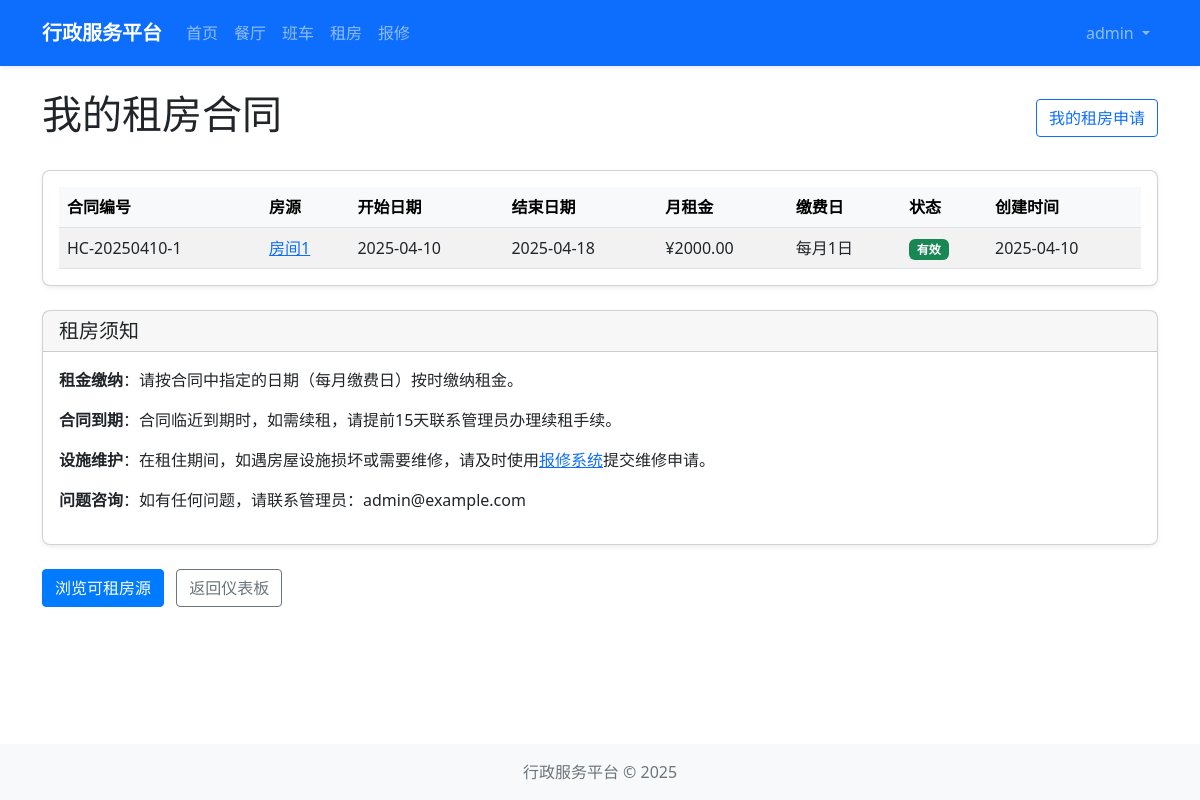
Screenshot of /housing/my-contracts (signed in) with the database file from the repository.
### models/user.py (models this page shows, shortened)
class User(UserMixin, db.Model):
    __tablename__ = 'users'
    id = db.Column(db.Integer, primary_key=True)
    username = db.Column(db.String(64), unique=True, nullable=False)
    email = db.Column(db.String(120), unique=True, nullable=False)
    password_hash = db.Column(db.String(128))
    role = db.Column(db.String(20), default='user')  # 'admin' or 'user'
    created_at = db.Column(db.DateTime, default=datetime.utcnow)
    def is_admin(self):
        return self.role == 'admin'

### models/housing.py (models this page shows, shortened)
class HousingContract(db.Model):
    __tablename__ = 'housing_contracts'
    id = db.Column(db.Integer, primary_key=True)
    application_id = db.Column(db.Integer, db.ForeignKey('housing_applications.id'), nullable=False)
    contract_number = db.Column(db.String(50), unique=True)
    start_date = db.Column(db.Date, nullable=False)
    end_date = db.Column(db.Date, nullable=False)
    monthly_payment = db.Column(db.Float, nullable=False)
    payment_day = db.Column(db.Integer, default=1)  # 每月几号付款
    status = db.Column(db.String(20), default='active')  # active, terminated, expired
    notes = db.Column(db.Text)
    created_at = db.Column(db.DateTime, default=datetime.utcnow)
    application = db.relationship('HousingApplication', backref=db.backref('contract', uselist=False))

class Housing(db.Model):
    __tablename__ = 'housing'
    id = db.Column(db.Integer, primary_key=True)
    name = db.Column(db.String(100), nullable=False)
    address = db.Column(db.String(200), nullable=False)
    type = db.Column(db.String(50))  # apartment, dormitory, house, etc.
    area = db.Column(db.Float)  # 面积，单位平方米
    floor = db.Column(db.Integer)
    rooms = db.Column(db.Integer)  # 房间数
    price = db.Column(db.Float, nullable=False)
    deposit = db.Column(db.Float)
    is_furnished = db.Column(db.Boolean, default=False)
    facilities = db.Column(db.Text)  # 设施，以逗号分隔
    description = db.Column(db.Text)
    status = db.Column(db.String(20), default='available')  # available, occupied, maintenance
    created_at = db.Column(db.DateTime, default=datetime.utcnow)
    photos = db.relationship('HousingPhoto', backref='housing', lazy=True, cascade='all, delete-orphan')

### routes/housing.py (the view)
@housing_bp.route('/my-contracts')
@login_required
def my_contracts():
    contracts = HousingContract.query.join(HousingApplication).filter(HousingApplication.user_id == current_user.id).all()
    return render_template('housing/my_contracts.html', contracts=contracts)

### extensions.py (called while the page is built)
def init_extensions(app):
    db.init_app(app)
    login_manager.init_app(app)
    csrf.init_app(app)
    login_manager.login_view = 'auth.login'
    from models.user import User
    @login_manager.user_loader
    def load_user(user_id):
        return User.query.get(int(user_id))

### templates/housing/my_contracts.html (shortened to what this page needs)
{% extends "layout.html" %}
{% block content %}
<div class="row">
    <div class="col-12">
        <div class="d-flex justify-content-between align-items-center mb-4">
            <h1>我的租房合同</h1>
            <a href="{{ url_for('housing.my_applications') }}" class="btn btn-outline-primary">我的租房申请</a>
        </div>
        {% if contracts %}
            <div class="card">
                <div class="card-body">
                    <div class="table-responsive">
                        <table class="table table-striped table-hover">
                            <thead class="table-light">
                                <tr>
                                    <th>合同编号</th>
                                    <th>房源</th>
                                    <th>开始日期</th>
                                    <th>结束日期</th>
                                    <th>月租金</th>
                                    <th>缴费日</th>
                                    <th>状态</th>
                                    <th>创建时间</th>
                                </tr>
                            </thead>
                            <tbody>
                                {% for contract in contracts %}
                                    <tr>
                                        <td>{{ contract.contract_number }}</td>
                                        <td>
                                            <a href="{{ url_for('housing.detail', id=contract.application.housing.id) }}">
                                                {{ contract.application.housing.name }}
                                            </a>
                                        </td>
                                        <td>{{ contract.start_date.strftime('%Y-%m-%d') }}</td>
                                        <td>{{ contract.end_date.strftime('%Y-%m-%d') }}</td>
                                        <td>¥{{ "%.2f"|format(contract.monthly_payment) }}</td>
                                        <td>每月{{ contract.payment_day }}日</td>
                                        <td>
                                            {% if contract.status == 'active' %}
                                                <span class="badge bg-success">有效</span>
                                            {% elif contract.status == 'expired' %}
                                                <span class="badge bg-warning">已过期</span>
                                            {% elif contract.status == 'terminated' %}
                                                <span class="badge bg-danger">已终止</span>
                                            {% else %}
                                                <span class="badge bg-secondary">{{ contract.status }}</span>
                                            {% endif %}
                                        </td>
                                        <td>{{ contract.created_at.strftime('%Y-%m-%d') }}</td>
                                    </tr>
                                {% endfor %}
                            </tbody>
                        </table>
                    </div>
                </div>
            </div>
            <div class="mt-4">
                <div class="card">
                    <div class="card-header">
                        <h5 class="card-title mb-0">租房须知</h5>
                    </div>
                    <div class="card-body">
                        <p><strong>租金缴纳</strong>：请按合同中指定的日期（每月缴费日）按时缴纳租金。</p>
                        <p><strong>合同到期</strong>：合同临近到期时，如需续租，请提前15天联系管理员办理续租手续。</p>
                        <p><strong>设施维护</strong>：在租住期间，如遇房屋设施损坏或需要维修，请及时使用<a href="{{ url_for('repair.index') }}">报修系统</a>提交维修申请。</p>
                        <p><strong>问题咨询</strong>：如有任何问题，请联系管理员：admin@example.com</p>
                    </div>
                </div>
            </div>
        {% endif %}
        <div class="mt-4">
            <a href="{{ url_for('housing.index') }}" class="btn btn-primary">浏览可租房源</a>
            <a href="{{ url_for('main.dashboard') }}" class="btn btn-outline-secondary ms-2">返回仪表板</a>
        </div>
    </div>
</div>
{% endblock %}

### templates/layout.html (shortened to what this page needs)
<!DOCTYPE html>
<html lang="zh-CN">
<head>
    <link href="https://cdn.jsdelivr.net/npm/bootstrap@5.2.3/dist/css/bootstrap.min.css" rel="stylesheet">
    <link rel="stylesheet" href="{{ url_for('static', filename='css/style.css') }}">
</head>
<body>
    <nav class="navbar navbar-expand-lg navbar-dark bg-primary">
        <div class="container">
            <a class="navbar-brand" href="{{ url_for('main.index') }}">行政服务平台</a>
            <div class="collapse navbar-collapse" id="navbarSupportedContent">
                <ul class="navbar-nav me-auto mb-2 mb-lg-0">
                    <li class="nav-item">
                        <a class="nav-link" href="{{ url_for('main.index') }}">首页</a>
                    </li>
                    <li class="nav-item">
                        <a class="nav-link" href="{{ url_for('restaurant.index') }}">餐厅</a>
                    </li>
                    <li class="nav-item">
                        <a class="nav-link" href="{{ url_for('shuttle.index') }}">班车</a>
                    </li>
                    <li class="nav-item">
                        <a class="nav-link" href="{{ url_for('housing.index') }}">租房</a>
                    </li>
                    <li class="nav-item">
                        <a class="nav-link" href="{{ url_for('repair.index') }}">报修</a>
                    </li>
                </ul>
                <ul class="navbar-nav ms-auto">
                    {% if current_user.is_authenticated %}
                        <li class="nav-item dropdown">
                            <a class="nav-link dropdown-toggle" href="#" id="navbarDropdown" role="button" data-bs-toggle="dropdown" aria-expanded="false">
                                {{ current_user.username }}
                            </a>
                        </li>
                    {% endif %}
                </ul>
            </div>
        </div>
    </nav>
    <main class="container mt-4 mb-4">
        {% block content %}{% endblock %}
    </main>
    <footer class="footer bg-light py-3 mt-auto">
        <div class="container text-center">
            <span class="text-muted">行政服务平台 &copy; {{ now.year }}</span>
        </div>
    </footer>
</body>
</html>

### static/css/style.css (style rules this page uses)
body { display: flex; flex-direction: column; min-height: 100vh; }
main { flex: 1; }
.footer { margin-top: auto; }
.card { border-radius: 0.5rem; box-shadow: 0 0.125rem 0.25rem rgba(0, 0, 0, 0.075); transition: all 0.3s ease; }
.btn { border-radius: 0.25rem; padding: 0.375rem 0.75rem; font-weight: 500; }
.btn-primary { background-color: #007bff; border-color: #007bff; }
.navbar { padding: 0.8rem 1rem; box-shadow: 0 0.125rem 0.25rem rgba(0, 0, 0, 0.075); }
.navbar-brand { font-weight: 600; font-size: 1.25rem; }
.table { margin-bottom: 0; }
.table th { font-weight: 600; background-color: #f8f9fa; }

### rows the page displays
User: username "admin"
HousingContract: contract_number "HC-20250410-1", application.housing.name "房间1", start_date "2025-04-10", end_date "2025-04-18", monthly_payment "2000.00", payment_day "1", status "有效", created_at "2025-04-10"
